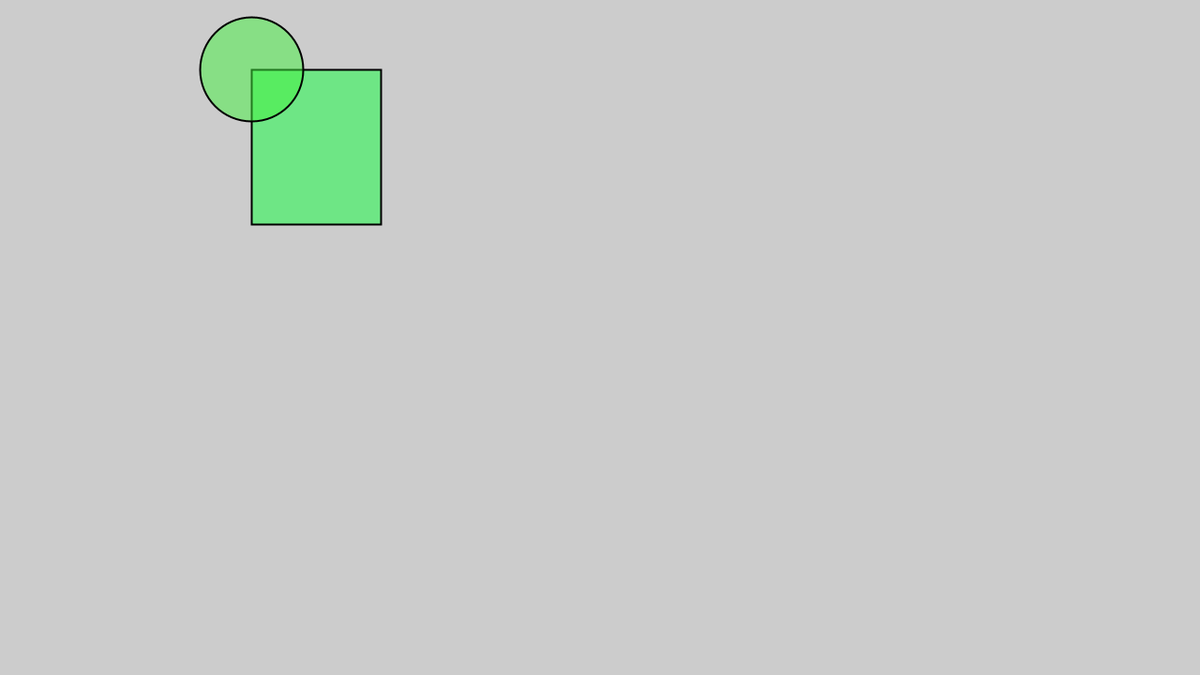
Frame 1 (no input)
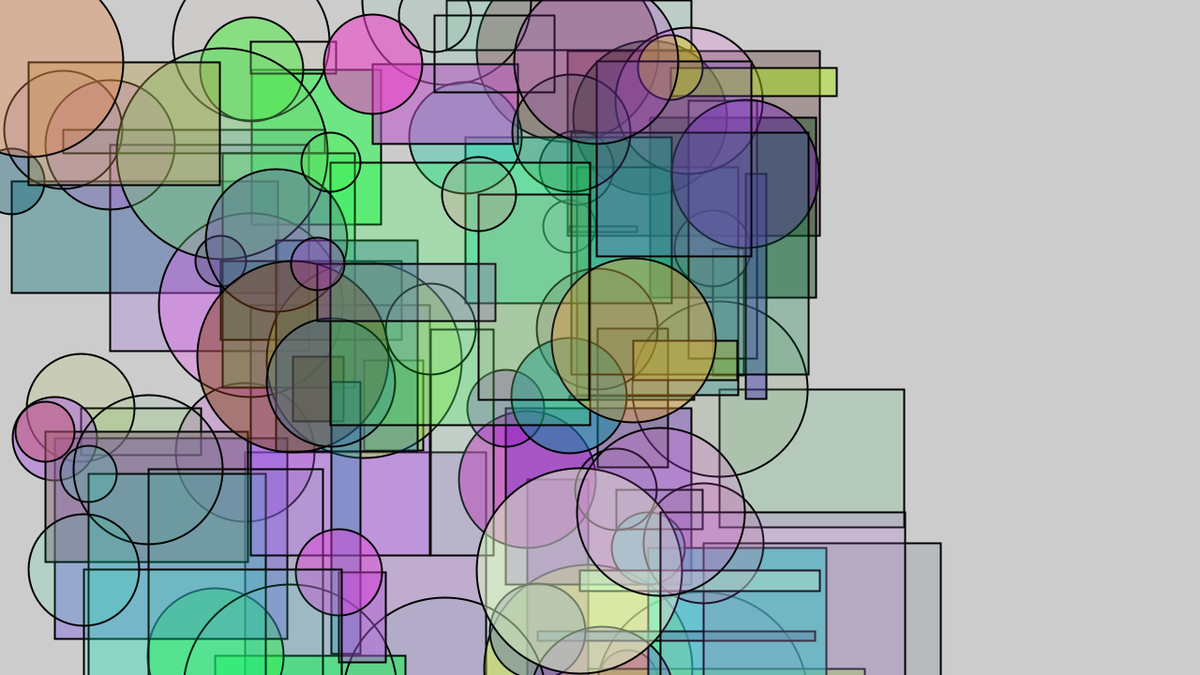
Frame 60 (the mouse pressed at the canvas centre just before this capture)
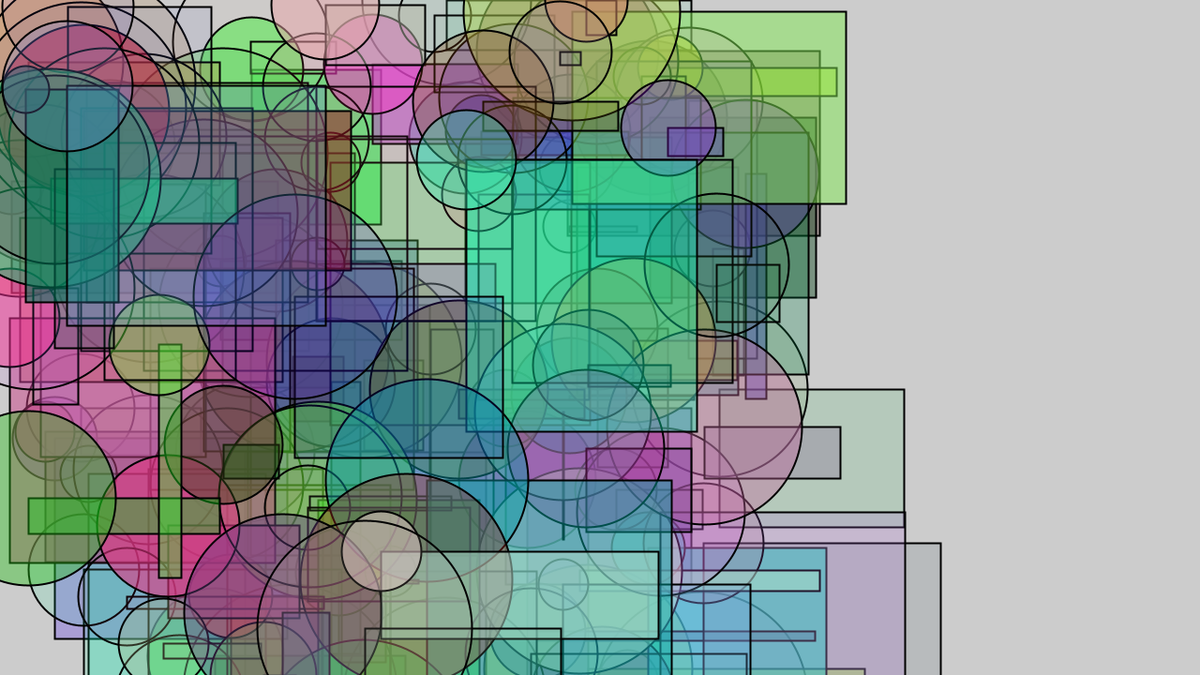
Frame 120 (the mouse held since frame 60 and released just before this capture)

The Processing sketch that drew these frames (run headless with seeded random() and noise(); from frame 60 on, the mouse is pressed at the canvas centre):

// Processing sketch: sketch_random
// ── sketch_random.pde
//Flowing shapes 

//question how can I do to don't occupied the whole background?
//How can I make that starts with void mousePressed?

float r;
float g;
float b;
float a;
 
float diam;
float x;
float y;
float background;


void setup(){
 size(1280, 720);

}
 

 
void draw() {
 
  frameRate (15);
  background = int (random(0, 255));
  r = random(1, 255);
  g = random (1, 255);
  b = random (1, 255);
  a = random (1, 150);
  diam= random (50, 240);
  
  int width = int (random(1,300));
  int height = int (random(1, 300));
  
  x = random(800);
  y = random(800);
  
  
  stroke(0);
  strokeWeight(2);
  fill( r-50, g +20, b, a);
  rect(x,y, width, height);
 
  stroke(0);
  strokeWeight(2); 
  fill(r,g,b,a);
  ellipse(x, y, diam, diam);
}
  
   void mousePressed(){
      if( mouseButton ==LEFT){
    background(0);
    noStroke();
    } else if (mouseButton ==RIGHT){
      background(255);
      noStroke();
   }else{ 
     background(175);
     noStroke();
   }
   }
  void keyPressed() {
  background(r,g,b);
   }
 
